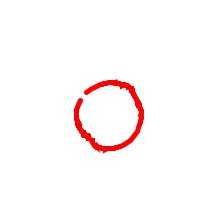
#> input picture shape_dataset/test/circle/circle-2123.jpg, 224 x 224 px
$ python image_processing.py ../shape_dataset/test/circle/circle-2123.jpg
#> lines starting #> are read from the running program, lines starting #| are printed output that depends on the picture; after the words box and inside, x2 and y2 are one past the last pixel; in counts of white or black regions, pixels touching at a corner belong together
"""
Module xử lý ảnh cho MNIST Custom Dataset
Chứa các hàm preprocessing để chuyển đổi ảnh về định dạng 28x28 grayscale
"""

import numpy as np
from PIL import Image, ImageDraw, ImageFont
import os


def rgb_to_grayscale(image_array):
    """
    Chuyển ảnh RGB sang grayscale bằng công thức chuẩn
    Gray = 0.299*R + 0.587*G + 0.114*B

    Args:
        image_array: Ảnh RGB hoặc grayscale dạng numpy array

    Returns:
        Ảnh grayscale dạng numpy array (uint8)
    """
    # Handle already-grayscale
    if image_array is None:
        raise ValueError("Input image is None")

    if len(image_array.shape) == 2:
        gray = image_array
    else:
        # If image has alpha channel, drop it
        if image_array.shape[-1] == 4:
            image_array = image_array[..., :3]

        # If values are floats in [0,1], convert to 0-255
        if np.issubdtype(image_array.dtype, np.floating):
            if image_array.max() <= 1.0:
                image_array = (image_array * 255.0).astype(np.uint8)
            else:
                image_array = image_array.astype(np.uint8)

        gray = np.dot(image_array[..., :3], [0.299, 0.587, 0.114])

    # Ensure uint8 output
    gray = np.clip(gray, 0, 255)
    return gray.astype(np.uint8)


def otsu_threshold(gray_image):
    """
    Tính ngưỡng tối ưu bằng phương pháp Otsu

    Args:
        gray_image: Ảnh grayscale dạng numpy array

    Returns:
        Giá trị ngưỡng tối ưu (int)
    """
    hist, _ = np.histogram(gray_image.flatten(), bins=256, range=(0, 256))
    hist = hist.astype(float)
    hist /= hist.sum()

    bins = np.arange(256)
    weight1 = np.cumsum(hist)
    weight2 = 1.0 - weight1

    mean1 = np.cumsum(hist * bins) / (weight1 + 1e-10)
    global_mean = np.sum(hist * bins)
    mean2 = (global_mean - np.cumsum(hist * bins)) / (weight2 + 1e-10)

    variance = weight1 * weight2 * (mean1 - mean2) ** 2
    threshold = np.argmax(variance)

    return threshold


def apply_threshold_inverted(gray_image):
    """
    Áp dụng threshold và đảo ngược (nền đen, chữ trắng)

    Args:
        gray_image: Ảnh grayscale dạng numpy array

    Returns:
        Ảnh binary inverted (uint8)
    """
    # Compute Otsu threshold
    threshold = otsu_threshold(gray_image)

    # Candidate 1: non-inverted (foreground = bright regions)
    binary_noninv = np.zeros_like(gray_image, dtype=np.uint8)
    binary_noninv[gray_image >= threshold] = 255
    binary_noninv[gray_image < threshold] = 0

    # Candidate 2: inverted (foreground = dark regions)
    binary_inv = np.zeros_like(gray_image, dtype=np.uint8)
    binary_inv[gray_image < threshold] = 255
    binary_inv[gray_image >= threshold] = 0

    # Evaluate candidates by fraction of foreground pixels
    total_pixels = gray_image.size
    cnt_noninv = np.count_nonzero(binary_noninv)
    cnt_inv = np.count_nonzero(binary_inv)
    frac_noninv = cnt_noninv / total_pixels
    frac_inv = cnt_inv / total_pixels

    # Prefer a candidate whose foreground is small but non-zero (object occupies small area)
    min_frac = 1e-4
    max_frac = 0.5

    valid_noninv = (cnt_noninv > 0) and (min_frac <= frac_noninv <= max_frac)
    valid_inv = (cnt_inv > 0) and (min_frac <= frac_inv <= max_frac)

    if valid_noninv and valid_inv:
        # Both look plausible: pick the smaller foreground (likely the object)
        chosen = binary_noninv if frac_noninv <= frac_inv else binary_inv
        return chosen

    if valid_noninv:
        return binary_noninv

    if valid_inv:
        return binary_inv

    # If neither candidate is in the desired fraction range, try mean-based threshold
    alt_thresh = int(np.mean(gray_image))
    alt_bin = np.zeros_like(gray_image, dtype=np.uint8)
    alt_bin[gray_image >= alt_thresh] = 255
    alt_bin[gray_image < alt_thresh] = 0
    if np.count_nonzero(alt_bin) > 0 and (np.count_nonzero(alt_bin) / total_pixels) <= max_frac:
        return alt_bin

    # Last resort: treat non-white pixels as foreground but try to avoid full-image masks
    mask = gray_image < 250
    fallback = np.zeros_like(gray_image, dtype=np.uint8)
    fallback[mask] = 255
    if np.count_nonzero(fallback) == 0 or (np.count_nonzero(fallback) / total_pixels) > 0.95:
        # If it's still bad, return the non-inverted candidate (safer default)
        return binary_noninv

    return fallback


def find_bounding_box(binary_image):
    """
    Tìm bounding box của vùng có pixel trắng (chữ số)

    Args:
        binary_image: Ảnh binary dạng numpy array

    Returns:
        Tuple (x_min, y_min, x_max, y_max)

    Raises:
        ValueError: Nếu không tìm thấy vùng chữ số
    """
    rows = np.any(binary_image, axis=1)
    cols = np.any(binary_image, axis=0)

    if not np.any(rows) or not np.any(cols):
        raise ValueError("Không tìm thấy vùng chữ số trong ảnh")

    y_min, y_max = np.where(rows)[0][[0, -1]]
    x_min, x_max = np.where(cols)[0][[0, -1]]

    return x_min, y_min, x_max, y_max


def crop_image(image, x_min, y_min, x_max, y_max):
    """
    Crop ảnh theo bounding box

    Args:
        image: Ảnh dạng numpy array
        x_min, y_min, x_max, y_max: Tọa độ bounding box

    Returns:
        Ảnh đã crop
    """
    return image[y_min:y_max+1, x_min:x_max+1]


def add_padding_square(image):
    """
    Thêm padding để ảnh thành hình vuông

    Args:
        image: Ảnh dạng numpy array

    Returns:
        Ảnh vuông với padding
    """
    h, w = image.shape

    if h == w:
        return image

    size = max(h, w)
    padded = np.zeros((size, size), dtype=image.dtype)

    y_offset = (size - h) // 2
    x_offset = (size - w) // 2

    padded[y_offset:y_offset+h, x_offset:x_offset+w] = image

    return padded


def resize_image(image, new_size):
    """
    Resize ảnh bằng PIL

    Args:
        image: Ảnh dạng numpy array
        new_size: Kích thước mới (int)

    Returns:
        Ảnh đã resize (numpy array)
    """
    pil_image = Image.fromarray(image)
    resized = pil_image.resize((new_size, new_size), Image.LANCZOS)
    return np.array(resized)


def add_border_padding(image, padding=4):
    """
    Thêm padding xung quanh ảnh

    Args:
        image: Ảnh dạng numpy array
        padding: Số pixel padding (mặc định 4)

    Returns:
        Ảnh với border padding
    """
    h, w = image.shape
    padded = np.zeros((h + 2*padding, w + 2*padding), dtype=image.dtype)
    padded[padding:padding+h, padding:padding+w] = image
    return padded


def normalize_image(image):
    """
    Normalize ảnh về khoảng [0.0, 1.0]

    Args:
        image: Ảnh dạng numpy array (uint8)

    Returns:
        Ảnh normalized (float32)
    """
    return image.astype(np.float32) / 255.0


def preprocess_image_simple(img_path):
    """
    Pipeline đầy đủ: Load → Grayscale → Threshold → Crop → Pad → Resize → Normalize

    Args:
        img_path: Đường dẫn đến file ảnh

    Returns:
        Ảnh đã xử lý (28x28, normalized [0.0, 1.0])
    """
    # Load ảnh
    pil_image = Image.open(img_path)
#> pil_image is the input picture: PIL image 224x224 RGB; mean R, G, B 254.3, 249.3, 249.3
    original = np.array(pil_image)

    # 1. Grayscale
    gray = rgb_to_grayscale(original)
#> in rgb_to_grayscale, `gray = np.dot(image_array[..., :3], [0.299, 0.587, 0.114])`:
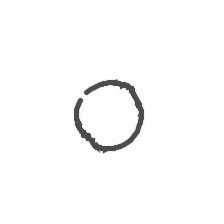
#> gray: shape (224, 224) float64; min 63.99, max 255, mean 250.8

    # 2. Threshold & Invert
    thresh = apply_threshold_inverted(gray)
#> in otsu_threshold, `hist, _ = np.histogram(gray_image.flatten(), bins=256, range=(0, 256))`: hist = 256 values, max 44974 at index 255, min 0 at index 0, mean 196
#> in otsu_threshold, `hist /= hist.sum()`: hist = 256 values, max 0.896 at index 255, min 0 at index 0, mean 0.00391
#> in otsu_threshold, `weight1 = np.cumsum(hist)`: weight1 = 256 values from 0 to 1
#> in otsu_threshold, `weight2 = 1.0 - weight1`: weight2 = 256 values, max 1 at index 0, min 0 at index 255, mean 0.98
#> in otsu_threshold, `mean1 = np.cumsum(hist * bins) / (weight1 + 1e-10)`: mean1 = 256 values from 0 to 250.8
#> in otsu_threshold, `global_mean = np.sum(hist * bins)`: global_mean = 250.8
#> in otsu_threshold, `mean2 = (global_mean - np.cumsum(hist * bins)) / (weight2 + 1e-10)`: mean2 = 256 values, max 255 at index 254, min 0 at index 255, mean 252.5
#> in otsu_threshold, `variance = weight1 * weight2 * (mean1 - mean2) ** 2`: variance = 256 values, max 656.6 at index 167, min 0 at index 0, mean 438.3
#> in otsu_threshold, `threshold = np.argmax(variance)`: threshold = 167
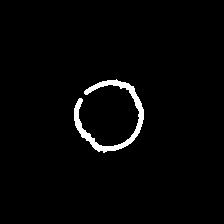
#> thresh: shape (224, 224); 2.2% white; 1 white region, box (x1, y1, x2, y2) and area: (74, 79, 144, 153) 1102

    # 3. Crop
    x_min, y_min, x_max, y_max = find_bounding_box(thresh)
#> in find_bounding_box, `y_min, y_max = np.where(rows)[0][[0, -1]]`: y_min = 79; y_max = 152
#> in find_bounding_box, `x_min, x_max = np.where(cols)[0][[0, -1]]`: x_min = 74; x_max = 143
#> x_min = 74; y_min = 79; x_max = 143; y_max = 152
    cropped = crop_image(thresh, x_min, y_min, x_max, y_max)
#> in crop_image, `return image[y_min:y_max+1, x_min:x_max+1]`:
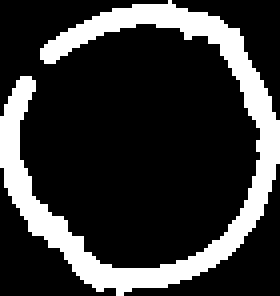
#> returned value: shape (74, 70) (shown 4 times larger); 21.3% white; 1 white region, box (x1, y1, x2, y2) and area: (0, 0, 70, 74) 1102

    # 4. Padding & Resize
    padded_square = add_padding_square(cropped)
#> in add_padding_square, `padded[y_offset:y_offset+h, x_offset:x_offset+w] = image`:
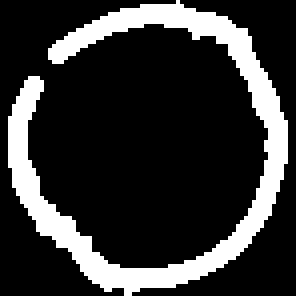
#> padded: shape (74, 74) (shown 4 times larger); 20.1% white; 1 white region, box (x1, y1, x2, y2) and area: (2, 0, 72, 74) 1102
    resized_20 = resize_image(padded_square, 20)
#> in resize_image, `resized = pil_image.resize((new_size, new_size), Image.LANCZOS)`:
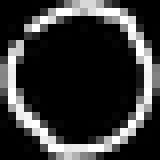
#> resized: PIL image 20x20 L (shown 8 times larger); min 0, max 255, mean 53.2
    final_28 = add_border_padding(resized_20, padding=4)
#> in add_border_padding, `padded[padding:padding+h, padding:padding+w] = image`:
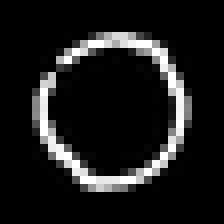
#> padded: shape (28, 28) (shown 8 times larger); min 0, max 255, mean 27.1

    # 5. Normalize
    normalized = normalize_image(final_28)

    return normalized


# [29 lines left out: function preprocess_image_array, not called in this run]


def visualize_preprocessing_steps(img_path):
    """
    Hiển thị từng bước preprocessing trên một ảnh (cần matplotlib)

    Args:
        img_path: Đường dẫn đến file ảnh
    """
    import matplotlib.pyplot as plt

    # Load ảnh gốc
    pil_image = Image.open(img_path)
    original = np.array(pil_image)

    # Bước 1: Grayscale
    gray = rgb_to_grayscale(original)

    # Bước 2: Threshold & Invert
    thresh = apply_threshold_inverted(gray)

    # Bước 3: Crop
    x_min, y_min, x_max, y_max = find_bounding_box(thresh)
    cropped = crop_image(thresh, x_min, y_min, x_max, y_max)

    # Bước 4: Padding & Resize
    padded_square = add_padding_square(cropped)
    resized_20 = resize_image(padded_square, 20)

    # Bước 5: Border padding + Normalize
    final_28 = add_border_padding(resized_20, padding=4)
    normalized = normalize_image(final_28)

    # Hiển thị
    fig, axes = plt.subplots(2, 3, figsize=(15, 10))

    # Row 1
    axes[0, 0].imshow(original)
    axes[0, 0].set_title(
        f'1. Original\nSize: {original.shape}', fontsize=12, fontweight='bold')
    axes[0, 0].axis('off')

    axes[0, 1].imshow(gray, cmap='gray')
    axes[0, 1].set_title(
        f'2. Grayscale\nSize: {gray.shape}', fontsize=12, fontweight='bold')
    axes[0, 1].axis('off')

    axes[0, 2].imshow(thresh, cmap='gray')
    axes[0, 2].set_title(
        f'3. Threshold + Invert\nSize: {thresh.shape}', fontsize=12, fontweight='bold')
    axes[0, 2].axis('off')

    # Row 2
    axes[1, 0].imshow(cropped, cmap='gray')
    axes[1, 0].set_title(
        f'4. Cropped\nSize: {cropped.shape}', fontsize=12, fontweight='bold')
    axes[1, 0].axis('off')

    axes[1, 1].imshow(padded_square, cmap='gray')
    axes[1, 1].set_title(f'5. Padding + Resize 20x20\nSize: {padded_square.shape} → (20, 20)',
                         fontsize=12, fontweight='bold')
    axes[1, 1].axis('off')

    axes[1, 2].imshow(normalized, cmap='gray')
    axes[1, 2].set_title(f'6. Final (Border + Normalize)\nSize: {normalized.shape}\nRange: [0.0, 1.0]',
                         fontsize=12, fontweight='bold')
    axes[1, 2].axis('off')

    plt.tight_layout()
    plt.show()

    # In thông tin
    print(f"{'='*70}")
    print(f"Thông tin chi tiết:")
    print(f"  Original size: {original.shape}")
    print(f"  After grayscale: {gray.shape}")
    print(f"  After threshold: {thresh.shape}")
    print(f"  After crop: {cropped.shape}")
    print(f"  After padding square: {padded_square.shape}")
    print(f"  After resize to 20x20: (20, 20)")
    print(f"  After border padding: {final_28.shape}")
    print(
        f"  After normalize: {normalized.shape}, range [{normalized.min():.3f}, {normalized.max():.3f}]")
    print(f"{'='*70}")


# ========== Helper functions for Air Writing ==========

# [254 lines left out: functions bgr_to_rgb, grayscale_to_bgr, flip_horizontal, draw_circle, draw_line, add_weighted and 1 more, not called in this run]


# Hàm main để test
if __name__ == "__main__":
    import sys

    if len(sys.argv) < 2:
        print("Usage: python image_processing.py <image_path>")
        print("Example: python image_processing.py test_image.jpg")
        sys.exit(1)

    img_path = sys.argv[1]

    try:
        # Xử lý ảnh
        print(f"Processing image: {img_path}")
        processed = preprocess_image_simple(img_path)

        print(f"✓ Image processed successfully!")
        print(f"  Output shape: {processed.shape}")
#|   Output shape: (28, 28)
        print(f"  Value range: [{processed.min():.3f}, {processed.max():.3f}]")
#|   Value range: [0.000, 1.000]

        # Hiển thị chi tiết (nếu có matplotlib)
        try:
            visualize_preprocessing_steps(img_path)
#> in visualize_preprocessing_steps, `x_min, y_min, x_max, y_max = find_bounding_box(thresh)`: x_min = 74; y_min = 79; x_max = 143; y_max = 152
#|   Original size: (224, 224, 3)
#|   After grayscale: (224, 224)
#|   After threshold: (224, 224)
#|   After crop: (74, 70)
#|   After padding square: (74, 74)
#|   After border padding: (28, 28)
#|   After normalize: (28, 28), range [0.000, 1.000]
        except ImportError:
            print("\nNote: Install matplotlib to visualize preprocessing steps")
            print("  pip install matplotlib")

    except Exception as e:
        print(f"✗ Error processing image: {e}")
        sys.exit(1)

$ run again, on shape_dataset/test/circle/circle-2135.jpg
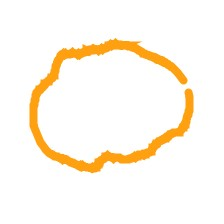
#> input picture shape_dataset/test/circle/circle-2135.jpg, 224 x 224 px
#> in preprocess_image_simple, pil_image is the input picture: PIL image 224x224 RGB; mean R, G, B 254.2, 247.2, 235.5
#> in otsu_threshold, `hist, _ = np.histogram(gray_image.flatten(), bins=256, range=(0, 256))`: hist = 256 values, max 37161 at index 255, min 0 at index 0, mean 196
#> in otsu_threshold, `hist /= hist.sum()`: hist = 256 values, max 0.741 at index 255, min 0 at index 0, mean 0.00391
#> weight1 = 256 values from 0 to 1
#> weight2 = 256 values, max 1 at index 0, min 0 at index 255, mean 0.968
#> mean1 = 256 values from 0 to 247.8
#> global_mean = 247.8
#> mean2 = 256 values, max 255 at index 254, min 0 at index 255, mean 249
#> variance = 256 values, max 477.7 at index 214, min 0 at index 0, mean 149.7
#> in otsu_threshold, `threshold = np.argmax(variance)`: threshold = 214
#> in preprocess_image_simple, `thresh = apply_threshold_inverted(gray)`:
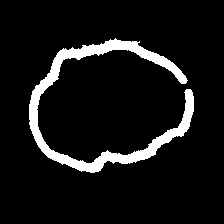
#> thresh: shape (224, 224); 8.1% white; 1 white region, box (x1, y1, x2, y2) and area: (29, 38, 194, 173) 4089
#> in find_bounding_box, `y_min, y_max = np.where(rows)[0][[0, -1]]`: y_min = 38; y_max = 172
#> in find_bounding_box, `x_min, x_max = np.where(cols)[0][[0, -1]]`: x_min = 29; x_max = 193
#> in preprocess_image_simple, `x_min, y_min, x_max, y_max = find_bounding_box(thresh)`: x_min = 29; y_min = 38; x_max = 193; y_max = 172
#> in add_border_padding, `padded[padding:padding+h, padding:padding+w] = image`:
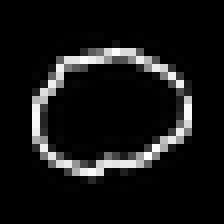
#> padded: shape (28, 28) (shown 8 times larger); min 0, max 254, mean 21
#|   Output shape: (28, 28)
#|   Value range: [0.000, 0.996]
#> in visualize_preprocessing_steps, `x_min, y_min, x_max, y_max = find_bounding_box(thresh)`: x_min = 29; y_min = 38; x_max = 193; y_max = 172
#|   Original size: (224, 224, 3)
#|   After grayscale: (224, 224)
#|   After threshold: (224, 224)
#|   After crop: (135, 165)
#|   After padding square: (165, 165)
#|   After border padding: (28, 28)
#|   After normalize: (28, 28), range [0.000, 0.996]

$ run again, on shape_dataset/test/circle/circle-2141.jpg
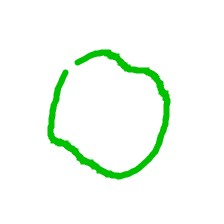
#> input picture shape_dataset/test/circle/circle-2141.jpg, 224 x 224 px
#> in preprocess_image_simple, pil_image is the input picture: PIL image 224x224 RGB; mean R, G, B 242.7, 251.6, 242.6
#> in otsu_threshold, `hist, _ = np.histogram(gray_image.flatten(), bins=256, range=(0, 256))`: hist = 256 values, max 40313 at index 255, min 0 at index 0, mean 196
#> in otsu_threshold, `hist /= hist.sum()`: hist = 256 values, max 0.803 at index 255, min 0 at index 0, mean 0.00391
#> weight1 = 256 values from 0 to 1
#> weight2 = 256 values, max 1 at index 0, min 0 at index 255, mean 0.968
#> mean1 = 256 values from 0 to 247.8
#> global_mean = 247.8
#> mean2 = 256 values, max 255 at index 254, min 0 at index 255, mean 250.4
#> variance = 256 values, max 828.1 at index 188, min 0 at index 0, mean 439.5
#> in otsu_threshold, `threshold = np.argmax(variance)`: threshold = 188
#> in preprocess_image_simple, `thresh = apply_threshold_inverted(gray)`:
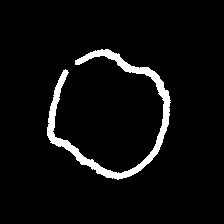
#> thresh: shape (224, 224); 5% white; 1 white region, box (x1, y1, x2, y2) and area: (47, 49, 171, 180) 2489
#> in find_bounding_box, `y_min, y_max = np.where(rows)[0][[0, -1]]`: y_min = 49; y_max = 179
#> in find_bounding_box, `x_min, x_max = np.where(cols)[0][[0, -1]]`: x_min = 47; x_max = 170
#> in preprocess_image_simple, `x_min, y_min, x_max, y_max = find_bounding_box(thresh)`: x_min = 47; y_min = 49; x_max = 170; y_max = 179
#> in add_border_padding, `padded[padding:padding+h, padding:padding+w] = image`:
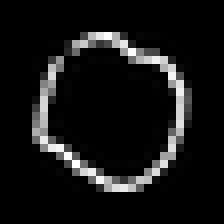
#> padded: shape (28, 28) (shown 8 times larger); min 0, max 255, mean 20.6
#|   Output shape: (28, 28)
#|   Value range: [0.000, 1.000]
#> in visualize_preprocessing_steps, `x_min, y_min, x_max, y_max = find_bounding_box(thresh)`: x_min = 47; y_min = 49; x_max = 170; y_max = 179
#|   Original size: (224, 224, 3)
#|   After grayscale: (224, 224)
#|   After threshold: (224, 224)
#|   After crop: (131, 124)
#|   After padding square: (131, 131)
#|   After border padding: (28, 28)
#|   After normalize: (28, 28), range [0.000, 1.000]

$ run again, on shape_dataset/test/circle/circle-2144.jpg
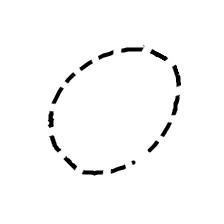
#> input picture shape_dataset/test/circle/circle-2144.jpg, 224 x 224 px
#> in preprocess_image_simple, pil_image is the input picture: PIL image 224x224 RGB; min 0, max 255, mean 249.4
#> in otsu_threshold, `hist, _ = np.histogram(gray_image.flatten(), bins=256, range=(0, 256))`: hist = 256 values, max 47258 at index 255, min 0 at index 2, mean 196
#> in otsu_threshold, `hist /= hist.sum()`: hist = 256 values, max 0.942 at index 255, min 0 at index 2, mean 0.00391
#> weight1 = 256 values from 0.00979 to 1
#> weight2 = 256 values, max 0.99 at index 0, min 0 at index 255, mean 0.974
#> mean1 = 256 values from 0 to 249.4
#> global_mean = 249.4
#> mean2 = 256 values, max 255 at index 253, min 0 at index 255, mean 253.3
#> variance = 256 values, max 1148.3 at index 141, min 0 at index 255, mean 1072.6
#> in otsu_threshold, `threshold = np.argmax(variance)`: threshold = 141
#> in preprocess_image_simple, `thresh = apply_threshold_inverted(gray)`:
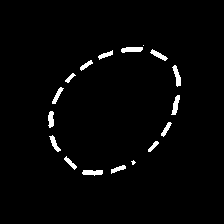
#> thresh: shape (224, 224); 2.3% white; 17 white regions (2 under 20 px), largest, box (x1, y1, x2, y2) and area: (121, 47, 143, 53) 104, (172, 65, 181, 87) 99, (82, 170, 103, 176) 99
#> in find_bounding_box, `y_min, y_max = np.where(rows)[0][[0, -1]]`: y_min = 45; y_max = 175
#> in find_bounding_box, `x_min, x_max = np.where(cols)[0][[0, -1]]`: x_min = 48; x_max = 180
#> in preprocess_image_simple, `x_min, y_min, x_max, y_max = find_bounding_box(thresh)`: x_min = 48; y_min = 45; x_max = 180; y_max = 175
#> in add_border_padding, `padded[padding:padding+h, padding:padding+w] = image`:
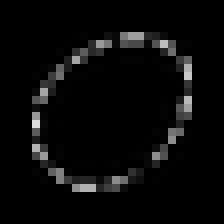
#> padded: shape (28, 28) (shown 8 times larger); min 0, max 220, mean 9.8
#|   Output shape: (28, 28)
#|   Value range: [0.000, 0.863]
#> in visualize_preprocessing_steps, `x_min, y_min, x_max, y_max = find_bounding_box(thresh)`: x_min = 48; y_min = 45; x_max = 180; y_max = 175
#|   Original size: (224, 224, 3)
#|   After grayscale: (224, 224)
#|   After threshold: (224, 224)
#|   After crop: (131, 133)
#|   After padding square: (133, 133)
#|   After border padding: (28, 28)
#|   After normalize: (28, 28), range [0.000, 0.863]
